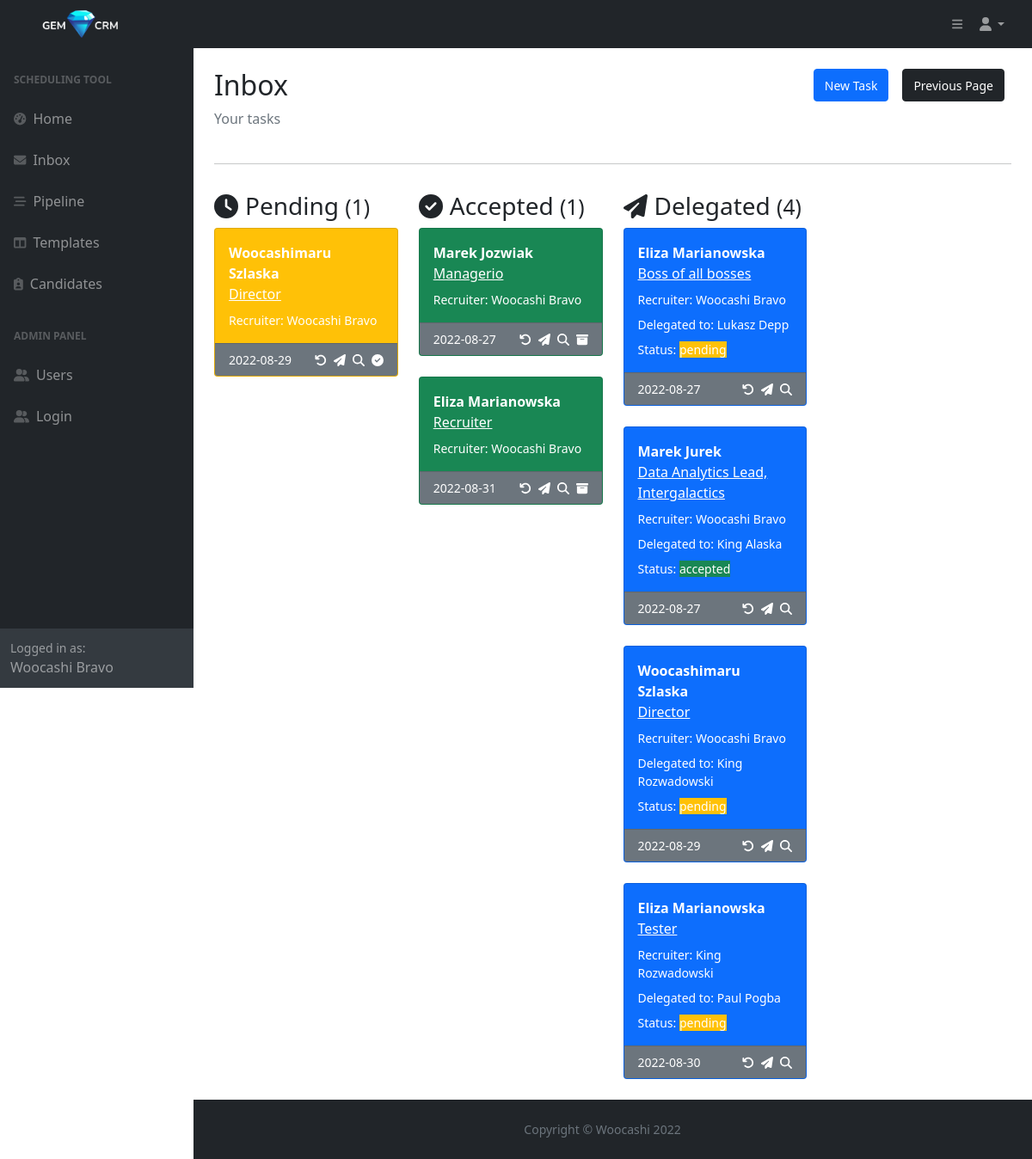
The page /inbox (signed in) on the database as committed earlier.
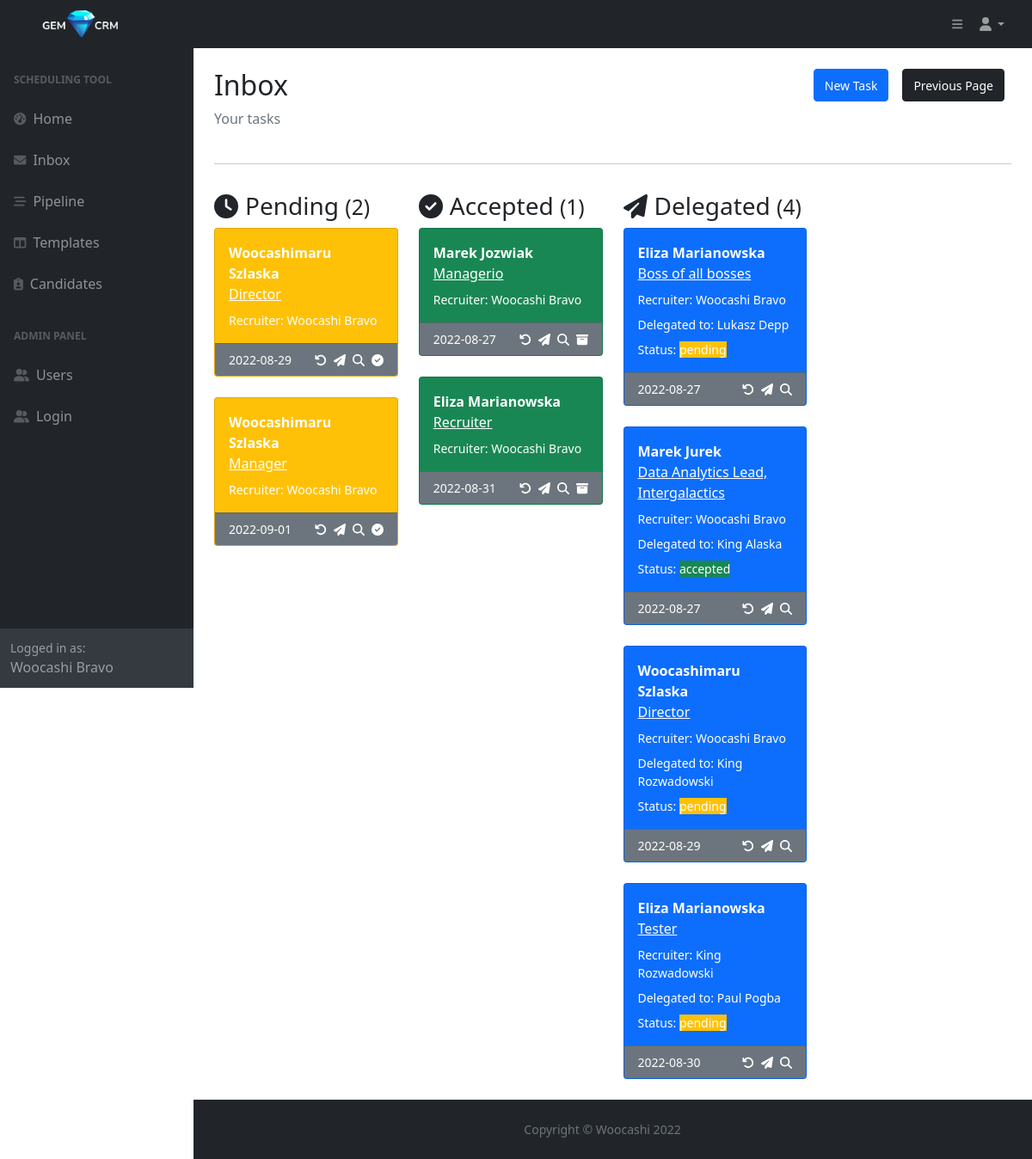
The same page on the database as committed later.
### main.py (models this page shows)
class Task(db.Model, Base):
    __tablename__="tasks"
    id = db.Column(db.Integer, primary_key=True)
    sender_id = Column(Integer, ForeignKey('users.id'), nullable=False)
    recipient_id = Column(Integer, ForeignKey('users.id'), nullable=False)
    delegate_id = Column(Integer, ForeignKey('users.id'), nullable=False)
    from_user = relationship("User", foreign_keys=[sender_id], back_populates="tasks_sent")
    to_user = relationship("User", foreign_keys=[recipient_id], back_populates="tasks_received")
    candidate_id = Column(Integer, ForeignKey('candidates.id'))
    candidate = relationship("Candidate", foreign_keys=[candidate_id], back_populates="tasks")
    interviewers = db.Column(db.String, nullable=False)
    role = db.Column(db.String, nullable=False)
    recruiter_notes = db.Column(db.Text, nullable=True)
    date_sent = db.Column(db.Date, nullable=False)
    date_received = db.Column(db.Date, nullable=True)
    date_completed = db.Column(db.Date, nullable=True)
    status = db.Column(db.String, nullable=False)
    is_archived = db.Column(db.Boolean, nullable=False)
    delegated_by = relationship("User", foreign_keys=[delegate_id], back_populates="tasks_delegated")
    interview_date = db.Column(db.Date, nullable=True)
    interview_time = db.Column(db.Time, nullable=True)
    scheduler_notes = db.Column(db.Text, nullable=True)
    time_completed = db.Column(db.Time, nullable=True)
    pipeline_status = db.Column(db.String, nullable=False)
    message = relationship("Message", primaryjoin="Message.task_id==Task.id", back_populates="task")

class Candidate(db.Model, Base):
    __tablename__="candidates"
    id = db.Column(db.Integer, primary_key=True)
    first_name = db.Column(db.String, nullable=False)
    last_name = db.Column(db.String, nullable=False)
    full_name = db.Column(db.String, nullable=False)
    email = db.Column(db.String, nullable=False, unique=True)
    phone = db.Column(db.String, nullable=False)
    cv = db.Column(db.String, nullable=True)
    owner_id = Column(Integer, ForeignKey('users.id'))
    created_by = relationship("User", back_populates="candidates")
    created_date = db.Column(db.Date, nullable=False)
    tasks = relationship("Task", back_populates="candidate")
    message = relationship("Message", primaryjoin="Message.candidate_id==Candidate.id", back_populates="candidate")

class User(db.Model, UserMixin, Base):
    __tablename__="users"
    id = db.Column(db.Integer, primary_key=True)
    first_name = db.Column(db.String, nullable=False)
    last_name = db.Column(db.String, nullable=False)
    full_name = db.Column(db.String, nullable=False)
    email = db.Column(db.String, nullable=False, unique=True)
    phone = db.Column(db.String, nullable=False)
    type = db.Column(db.String, nullable=False)
    password = db.Column(db.String, nullable=False)
    templates = relationship("Template", back_populates="created_by")
    candidates = relationship("Candidate", back_populates="created_by")
    tasks_sent = relationship("Task", primaryjoin="User.id==Task.sender_id", back_populates="from_user")
    tasks_received = relationship("Task", primaryjoin="User.id==Task.recipient_id", back_populates="to_user")
    tasks_delegated = relationship("Task", primaryjoin="User.id==Task.delegate_id", back_populates="delegated_by")
    message = relationship("Message", primaryjoin="Message.user_id==User.id", back_populates="user")

### main.py (the view)
@app.route('/inbox')
@login_required
def inbox():
    user_tasks = Task.query.filter_by(recipient_id=current_user.id).all()
    new_task_form = NewTaskForm()
    return render_template('inbox.html', user_tasks=user_tasks, tasks_count=get_tasks_count(), current_user=current_user, delegated_tasks=get_delegations(), new_task_form=new_task_form)

### main.py (called while the page is built)
@login_manager.user_loader
def load_user(user_id):
    try:
        return User.query.get(user_id)
    except:
        return None

def get_tasks_count():
    delegations = Task.query.filter_by(delegate_id=current_user.id).all()
    delegated_list = []
    for task in delegations:
        if task.delegate_id == current_user.id and task.recipient_id != current_user.id:
            delegated_list.append(task)
    delegated_count = len(delegated_list)
    accepted_count = len(Task.query.filter_by(recipient_id=current_user.id, status="accepted", pipeline_status="pending").all())
    pending_count = len(Task.query.filter_by(recipient_id=current_user.id, status="pending").all())
    tasks_count = {
        "accepted": accepted_count,
        "pending": pending_count,
        "delegated": delegated_count,
    }
    return tasks_count

def get_delegations():
    delegations = Task.query.filter_by(delegate_id=current_user.id).all()
    return delegations

### templates/inbox.html (shortened to what the changed rows need)
{% import "bootstrap/wtf.html" as wtf %}
{% include "header.html" %}
                <main>
                    <div class="container-fluid px-4">
                        <div class="row d-flex justify-content-between">
                            <div class="col">
                                <h2 class="mt-4">Inbox</h2>
                            </div>
                        </div>
                        <div class="row">
                            {% if user_tasks %}
	                        <div class="col-xl-3">
                                <h3 class="mt-3"><i class="fa-solid fa-clock me-2"></i>Pending <small>({{ tasks_count.pending }})</small></h3>
                                {% for task in user_tasks: %}
                                {% if task.status == "pending" and task.is_archived == False %}
                                <div class="card bg-warning text-white mb-4">
                                    <div class="card-body">
                                        <div class="row">
                                            <strong>{{ task.candidate.full_name }}</strong>
                                            <u>{{ task.role}}</u>
                                        </div>
                                        <div class="row mt-2">
                                            <span class="small"> Recruiter: {{task.from_user.full_name}}</span>
                                        </div>
                                    </div>
                                    <div class="card-footer d-flex align-items-center justify-content-between bg-secondary">
                                        <div class="d-flex align-items-center justify-content-start">
                                            <span class="small">{{task.date_sent}}</span>
                                        </div>
                                        <div class="d-flex align-items-center justify-content-end">
                                            <a class="small text-white ms-2" href="#" title="Return to sender">
                                            <i class="fa-solid fa-arrow-rotate-left"></i>
                                            </a>
                                            <a class="small text-white ms-2" href="{{url_for('task_delegate', task_id=task.id)}}" title="Delegate">
                                                <i class="fa-solid fa-paper-plane"></i>
                                            </a>
                                            <a class="small text-white ms-2" href="{{url_for('check_task_details', task_id=task.id)}}" title="Check details">
                                                <i class="fa-solid fa-magnifying-glass"></i>
                                            </a>
                                            <a class="small text-white ms-2" href="{{url_for('task_accept', task_id=task.id)}}" title="Accept task">
                                                <i class="fa-solid fa-circle-check"></i>
                                            </a>
                                        </div>
                                    </div>
                                </div>
                                {% endif %}
                                {% endfor %}
                            </div>
                            <div class="col-xl-3">
                                <h3 class="mt-3"><i class="fa-solid fa-circle-check me-2"></i>Accepted <small>({{ tasks_count.accepted }})</small></h3>
                                {% for task in user_tasks: %}
                                {% if task.status == "accepted" and task.pipeline_status != "completed" and task.is_archived == False: %}
                                <div class="card bg-success text-white mb-4">
                                    <div class="card-body">
                                        <div class="row">
                                            <strong>{{ task.candidate.full_name }}</strong>
                                            <u>{{ task.role}}</u>
                                        </div>
                                        <div class="row mt-2">
                                            <span class="small"> Recruiter: {{task.from_user.full_name}}</span>
                                        </div>
                                    </div>
                                    <div class="card-footer d-flex align-items-center justify-content-between bg-secondary">
                                        <div class="d-flex align-items-center justify-content-start">
                                            <span class="small">{{task.date_sent}}</span>
                                        </div>
                                        <div class="d-flex align-items-center justify-content-end">
                                            <a class="small text-white ms-2" href="#" title="Return to sender">
                                                <i class="fa-solid fa-arrow-rotate-left"></i>
                                            </a>
                                            <a class="small text-white ms-2" href="{{url_for('task_delegate', task_id=task.id)}}" title="Delegate">
                                                <i class="fa-solid fa-paper-plane"></i>
                                            </a>
                                            <a class="small text-white ms-2" href="{{url_for('check_task_details', task_id=task.id)}}" title="Check details">
                                                <i class="fa-solid fa-magnifying-glass"></i>
                                            </a>
                                            <a class="small text-white ms-2" href="#" title="Archive task">
                                                <i class="fa-solid fa-box-archive"></i>
                                            </a>
                                        </div>
                                    </div>
                                </div>
                                {% endif %}
                                {% endfor %}
                            </div>
                            <div class="col-xl-3">
                                <h3 class="mt-3"><i class="fa-solid fa-paper-plane me-2"></i>Delegated <small>({{ tasks_count.delegated }})</small></h3>
                                {% for task in delegated_tasks: %}
                                {% if task.delegate_id == current_user.id and task.recipient_id != current_user.id and task.is_archived == False: %}
                                <div class="card bg-primary text-white mb-4">
                                    <div class="card-body">
                                        <div class="row">
                                            <strong>{{ task.candidate.full_name }}</strong>
                                            <u>{{ task.role}}</u>
                                        </div>
                                        <div class="row mt-2">
                                            <span class="small"> Recruiter: {{task.from_user.full_name}}</span>
                                        </div>
                                        <div class="row mt-2">
                                            <span class="small"> Delegated to: {{task.to_user.full_name}}</span>
                                        </div>
                                        {% if task.status == "pending" %}
                                        <div class="row mt-2">
                                            <span class="small"> Status: <span class="bg-warning">{{task.status}}</span></span>
                                        </div>
                                        {% elif task.status == "accepted" %}
                                        <div class="row mt-2">
                                            <span class="small"> Status: <span class="bg-success">{{task.status}}</span></span>
                                        </div>
                                        {% endif %}
                                    </div>
                                    <div class="card-footer d-flex align-items-center justify-content-between bg-secondary">
                                        <div class="d-flex align-items-center justify-content-start">
                                            <span class="small">{{task.date_sent}}</span>
                                        </div>
                                        <div class="d-flex align-items-center justify-content-end">
                                            <a class="small text-white ms-2" href="#" title="Return to sender">
                                            <i class="fa-solid fa-arrow-rotate-left"></i>
                                            </a>
                                            <a class="small text-white ms-2" href="{{url_for('task_delegate', task_id=task.id)}}" title="Delegate">
                                                <i class="fa-solid fa-paper-plane"></i>
                                            </a>
                                            <a class="small text-white ms-2" href="{{url_for('check_task_details', task_id=task.id)}}" title="Check details">
                                                <i class="fa-solid fa-magnifying-glass"></i>
                                            </a>
                                        </div>
                                    </div>
                                </div>
                                {% endif %}
                                {% endfor %}
                            {% else %}
                            <div>You don't have any tasks yet!</div>
                            {% endif %}
                        </div>
                    </div>
                    </div>
                </main>
{% include 'footer.html' %}

Rows that differ between the two databases and show on the page:
added Task: candidate.full_name "Woocashimaru Szlaska", role "Manager", from_user.full_name "Woocashi Bravo", date_sent "2022-09-01", shown under "Pending (2)"
Other text that changed with them:
{{ tasks_count.pending }}: "1" → "2"
